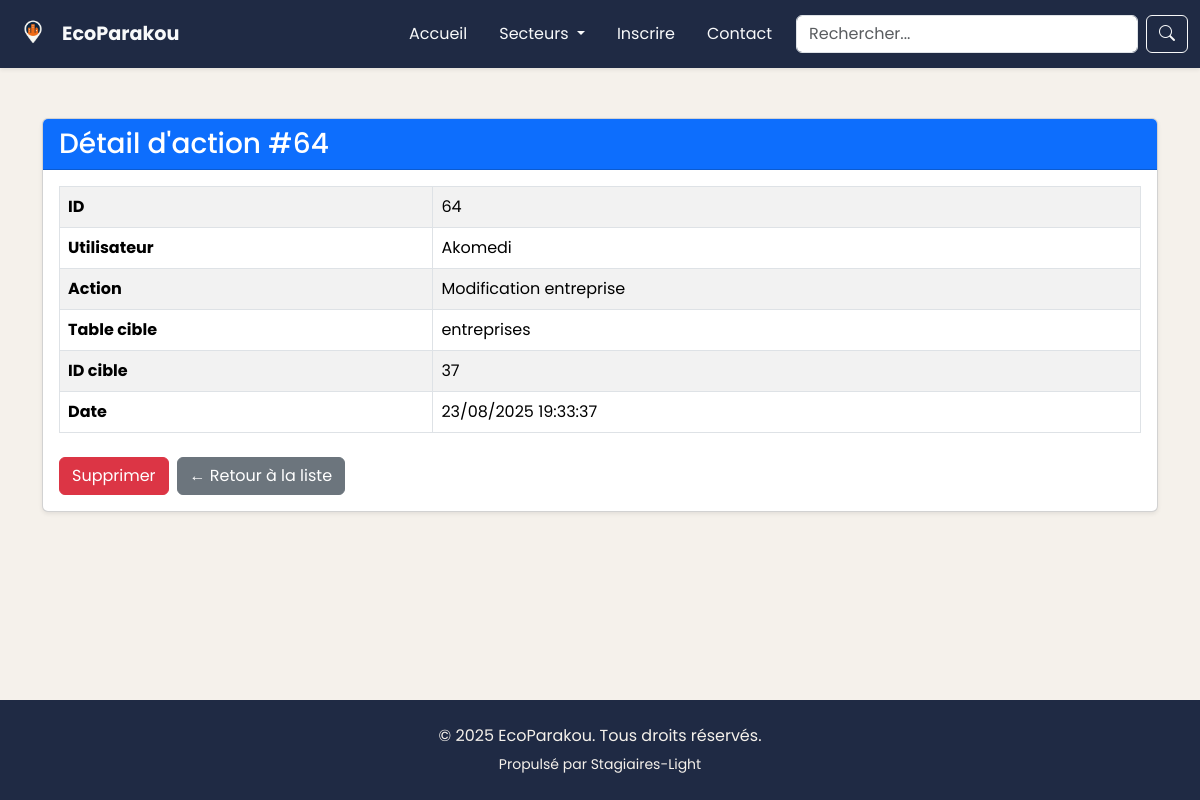
Page /admin/logs/details_logs.php?id=64 (signed in) on the committed database.
### tables this page shows
CREATE TABLE `logs_actions` (
  `id` int NOT NULL,
  `utilisateur_id` int DEFAULT NULL,
  `action` varchar(100) DEFAULT NULL,
  `table_cible` varchar(100) DEFAULT NULL,
  `cible_id` int DEFAULT NULL,
  `date_action` datetime DEFAULT CURRENT_TIMESTAMP
);

CREATE TABLE `utilisateurs` (
  `id` int NOT NULL,
  `nom` varchar(100) DEFAULT NULL,
  `email` varchar(100) DEFAULT NULL,
  `mot_de_passe` varchar(255) DEFAULT NULL,
  `role` enum('admin','moderateur') DEFAULT 'moderateur',
  `actif` tinyint(1) DEFAULT '1',
  `date_creation` datetime DEFAULT CURRENT_TIMESTAMP,
  `dernier_acces` datetime DEFAULT NULL,
  `token_invitation` varchar(64) DEFAULT NULL
);

### admin/logs/details_logs.php (the view, shortened to what this page needs)
<?php
    require_once '../../includes/db.php';
    $stmt = $mysqli->prepare("SELECT role FROM utilisateurs WHERE id = ?");
    $stmt->bind_param("i", $_SESSION['admin_id']);
    $stmt->execute();
    $admin = $stmt->get_result()->fetch_assoc();
    $id = $_GET['id'] ?? null;
    $stmt = $mysqli->prepare("SELECT l.*, u.nom AS utilisateur
        FROM logs_actions l
        LEFT JOIN utilisateurs u ON u.id = l.utilisateur_id
        WHERE l.id = ?
        LIMIT 1
    ");
    $stmt->bind_param("i", $id);
    $stmt->execute();
    $result = $stmt->get_result();
    $log = $result->fetch_assoc();
?>
<!DOCTYPE html>
<html lang="fr">
    <head>
        <?php include_once '../../includes/meta-head.php'; ?>
        <link rel="stylesheet" href="../../public/assets/css/details_logs.css">
        <link rel="stylesheet" href="../../public/assets/css/header.css">
        <link rel="stylesheet" href="../../public/assets/css/footer.css">
    </head>
    <body>
        <?php include_once '../../includes/header.php'; ?>
        <main class="flex-grow-1">
            <div class="container py-5">
                <div class="card shadow-sm">
                    <div class="card-header bg-primary text-white">
                        <h3 class="mb-0">Détail d'action #<?= $log['id'] ?></h3>
                    </div>
                    <div class="card-body">
                        <table class="table table-striped table-bordered mb-4">
                            <tbody>
                                <tr>
                                    <th scope="row">ID</th>
                                    <td><?= $log['id'] ?></td>
                                </tr>
                                <tr>
                                    <th scope="row">Utilisateur</th>
                                    <td><?= htmlspecialchars($log['utilisateur'] ?? '—') ?></td>
                                </tr>
                                <tr>
                                    <th scope="row">Action</th>
                                    <td><?= htmlspecialchars($log['action']) ?></td>
                                </tr>
                                <tr>
                                    <th scope="row">Table cible</th>
                                    <td><?= htmlspecialchars($log['table_cible']) ?></td>
                                </tr>
                                <tr>
                                    <th scope="row">ID cible</th>
                                    <td><?= $log['cible_id'] ?></td>
                                </tr>
                                <tr>
                                    <th scope="row">Date</th>
                                    <td><?= date('d/m/Y H:i:s', strtotime($log['date_action'])) ?></td>
                                </tr>
                            </tbody>
                        </table>
                        <div class="d-flex gap-2">
                            <?php if ($admin['role'] === 'admin'): ?>
                                <a href="supprimer_log.php?id=<?= $log['id'] ?>" class="btn btn-danger"
                                onclick="return confirm('Confirmer la suppression de ce log ?')">
                                    Supprimer
                                </a>
                            <?php endif; ?>
                            <a href="liste_logs.php" class="btn btn-secondary">← Retour à la liste</a>
                        </div>
                    </div>
                </div>
            </div>
        </main>
        <?php include_once '../../includes/footer.php'; ?>
    </body>
</html>

### public/assets/css/style.css (style rules this page uses)
:root { --color-primary: #1F2A44; --color-accent: #FF9800; --color-bg: #F5F1EB; --color-text: #333333; --color-white: #ffffff; --color-muted: #6c757d; --color-hover: #f0f0f0; --font-main: 'Poppins', sans-serif; }
body { margin: 0; font-family: var(--font-main); background-color: var(--color-bg); color: var(--color-text); }

### public/assets/css/details_logs.css (style rules this page uses)
:root { --color-primary: #1F2A44; --color-accent: #FF9800; --color-bg: #F5F1EB; --color-text: #333333; --color-white: #ffffff; --color-muted: #6c757d; --font-main: 'Poppins', sans-serif; }
body { font-family: var(--font-main); background-color: var(--color-bg); color: var(--color-text); padding-top: 70px; }

### public/assets/css/header.css (style rules this page uses)
:root { --color-primary: #1F2A44; --color-accent: #FF9800; --color-bg: #F5F1EB; --color-text: #333333; --font-main: 'Poppins', sans-serif; }
body { font-family: var(--font-main); }

### public/assets/css/footer.css (style rules this page uses)
:root { --color-primary: #1F2A44; --color-accent: #FF9800; --color-bg: #F5F1EB; --color-text: #333333; --font-main: 'Poppins', sans-serif; }
html, body { height: 100%; }
body { display: flex; flex-direction: column; }
main { flex: 1; }

### rows in the picture
logs_actions: id "64", utilisateur.nom "Akomedi", action "Modification entreprise", table_cible "entreprises", cible "37", date_action "23/08/2025 19:33:37"

### other values in the picture
SITE_NAME "EcoParakou"
SITE_AUTHOR "Stagiaires-Light"
